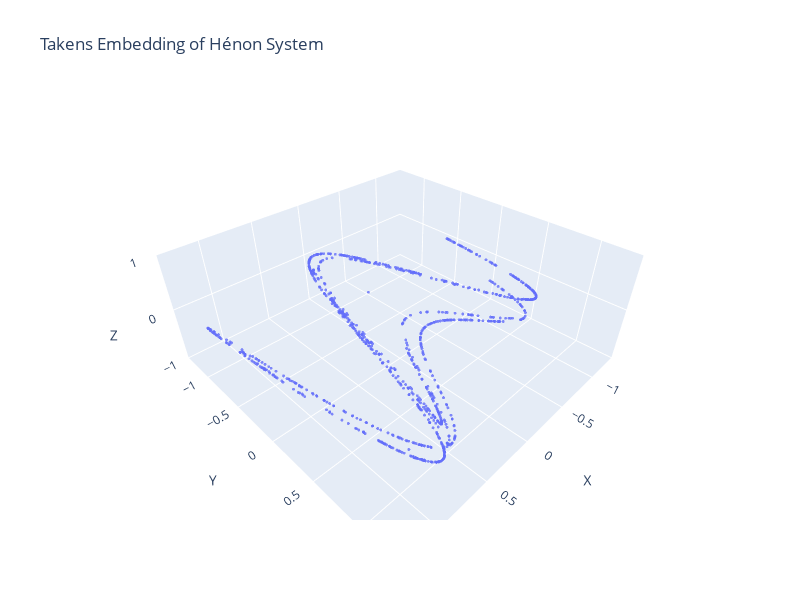

Notebook source saved alongside this figure:
### Code cell
fig = px.scatter_3d(x=a, y=b, z=c,
                    title='Takens Embedding of Hénon System',
                    labels={'x': 'X', 'y': 'Y', 'z': 'Z'},
                    width=800, height=600)

fig.update_traces(marker=dict(size=1, opacity=0.8), mode='markers')

fig.show()

### Figure 1 — Plotly figure (JSON) as saved in the notebook; plotly's stock layout.template omitted (floating-point values rounded to 4 significant figures; data arrays with more than 128 entries replaced by an {"elided": "..."} marker saying what was removed)
{"data": [{"hovertemplate": "X=%{x}<br>Y=%{y}<br>Z=%{z}<extra></extra>", "legendgroup": "", "marker": {"color": "#636efa", "opacity": 0.8, "size": 1, "symbol": "circle"}, "mode": "markers", "name": "", "scene": "scene", "showlegend": false, "type": "scatter3d", "x": {"elided": "998 float values"}, "y": {"elided": "998 float values"}, "z": {"elided": "998 int values"}}], "layout": {"height": 600, "legend": {"tracegroupgap": 0}, "scene": {"domain": {"x": [0, 1], "y": [0, 1]}, "xaxis": {"title": {"text": "X"}}, "yaxis": {"title": {"text": "Y"}}, "zaxis": {"title": {"text": "Z"}}}, "title": {"text": "Takens Embedding of Hénon System"}, "width": 800}}
